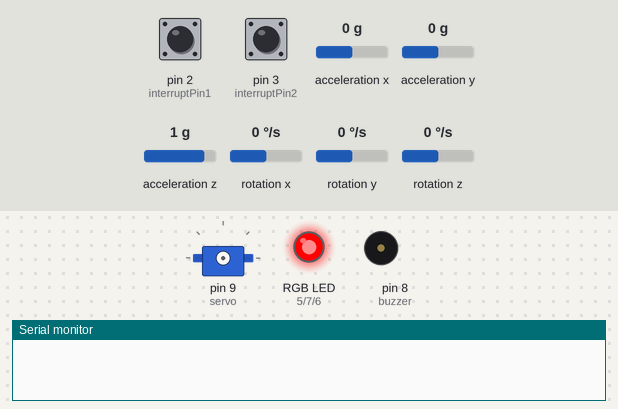
This sketch was run on a simulated Arduino Uno, built with avr-gcc and run on an emulated ATmega328P. Parts: servo, an RGB LED mixed from three pins (HIGH = lit), buzzer (waves = sounding, pin HIGH), the last lines printed to the serial monitor. Wiring (inferred from the names in the program): servo: signal pin 9. The inputs (shaded band) are chosen by the test bench; at power-on: pin 2 (interruptPin1) HIGH, pin 3 (interruptPin2) HIGH, acceleration x 0 g, acceleration y 0 g, acceleration z 1 g, rotation x 0 °/s, rotation y 0 °/s, rotation z 0 °/s. Servo pulses on a pin are drawn as a servo (544–2400 µs = 0–180°); pins used as bus, display or sensor lines are not drawn.

Above: at 1.2 s.
1.3 s: pin 2 (interruptPin1) pulled LOW for 0.15 s
At 2.2 s:
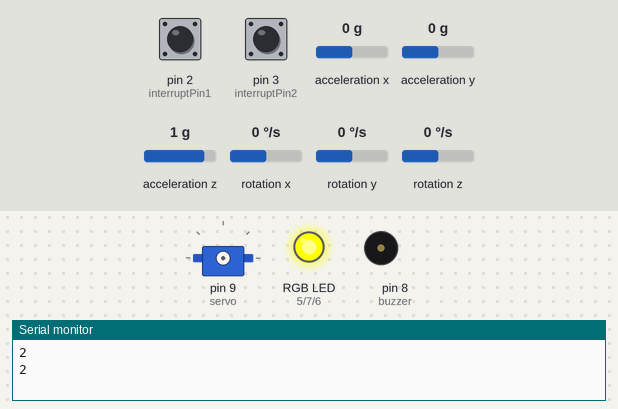
4.4 s: pin 3 (interruptPin2) pulled LOW for 0.15 s
At 7.2 s:
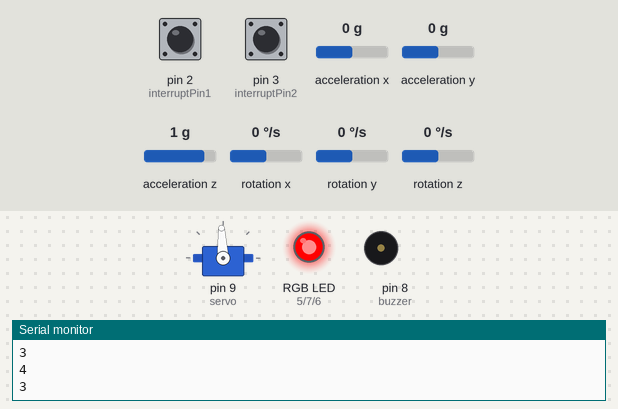
7.4 s: pin 2 (interruptPin1) pulled LOW for 1 s
At 10.94 s:
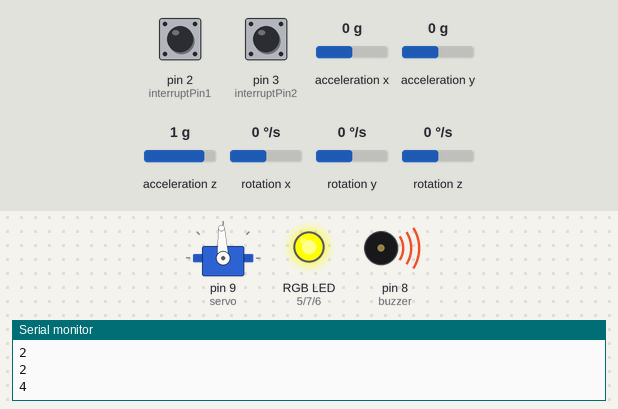
11.4 s: pin 2 (interruptPin1) pulled LOW for 3.2 s
Timing chart, 0 to 16.1 s (numbered marks = the images above; inputs shaded):
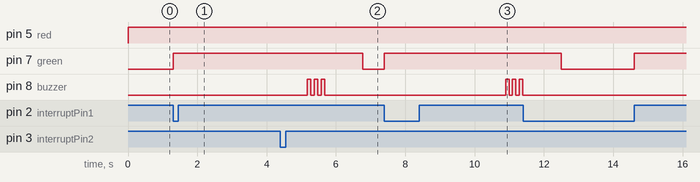

Measured:
- after the input at 1.3 s, pin 7 (green): LOW → HIGH at once
- after the input at 4.4 s, pin 7 (green): HIGH → LOW after 2.4 s instead of 2.0 s
- after the input at 7.4 s, pin 7 (green): LOW → HIGH at once; pin 8 (buzzer): alternates HIGH for 0.10 s and LOW for 0.10 s, starting after 3.5 s
- by itself, pin 8 (buzzer): alternates HIGH for 0.10 s and LOW for 0.10 s, 6 changes in all, then stays LOW

The sketch:

Briefcase_Code.ino
```cpp
// Gyroscope sensor and libraries were referenced from an arduino Motion Gesture Control video
// https://www.youtube.com/watch?v=7ZmmFVJ8dAI&list=LL&index=42&t=0s
#include "Wire.h"
#include "I2Cdev.h"
#include "MPU6050.h"


// Sensor Variables
MPU6050 mpu;
int16_t ax, ay, az;
int16_t gx, gy, gz;
unsigned int sensorarrayX[250]; // Saves information from the sensor into an array
unsigned int sensorarrayY[250]; // Saves information from sensor into an array;

// Supporting electronics Variables
int buzzer = 8; //Establishes buzzer pin
int green = 7;  //Establishes rgb pin
int blue = 6;   //Establishes rgb pin
int red = 5;    //Establishes rgb pin
int greenlight =0;  //Establishes for loop condition for the color indicatator on briefcase
int i; // Establishes counter for for while loop

// Servo Variables
int servo = 9;  //Establishes Servo


// Interupt Variables Referenced from Arduino article on interrupts
// https://www.arduino.cc/reference/en/language/functions/external-interrupts/attachinterrupt/
const byte interruptPin1 = 2;
const byte interruptPin2 = 3;
volatile byte state = LOW;
volatile int pn = 0;


void setup()
{
  Serial.begin(4800); // Baud Rate
  //Establishes conditions for GY521 Sensor
  Wire.begin();
  mpu.initialize();

// Establishes variables
  pinMode(buzzer, OUTPUT); // Establishes buzzer as output;
  pinMode(green, OUTPUT);  // Establishes rgb output
  pinMode(blue, OUTPUT);   // Establish rgb output
  pinMode(red,OUTPUT);     // Establishes rgb output
  pinMode(servo, OUTPUT);

// Establishing Interrupts
// Creates an interupt pin based on the change this starts the sensing for the sensor using a while loop
  pinMode(interruptPin1, INPUT_PULLUP);
  attachInterrupt(digitalPinToInterrupt(interruptPin1), turnon, CHANGE);

// Creates interrup pin to lock the suitcase based on change as well
  pinMode(interruptPin2, INPUT_PULLUP);
  attachInterrupt(digitalPinToInterrupt(interruptPin2), turnoff, CHANGE);
}


void loop(){

// LED indicator code, because its not in the while loop, it's always running and can identify when it's unlocked and locked
  if (greenlight == 1) { // Identifies what color the LED should be based on the greenlight indicator , if 1 == green
    digitalWrite(green, HIGH);
    digitalWrite(red, LOW);
  }
  else { //if not 1 == its red
    digitalWrite(red, HIGH);
    digitalWrite(green, LOW);
  }


// Until the first interrupt occurs, this while loop doesn't occur, When the interrupt occurs pn==1 allowing the sensor starts
// recording data into an array.
  while (pn ==1) { // Sensing starts once once the first button is pressed
    //Turns LED yellow
    digitalWrite(green,HIGH); //Assists in turning the LED yellow
    digitalWrite(red, HIGH);  //Assists in turning the LED yellow


// Reads Gyro Position
  for (int i=1;i<250;i++) {
    mpu.getMotion6(&ax, &ay, &az, &gx, &gy, &gz);
    sensorarrayX[i] = map(ax, -16000, 18000, 0, 180); // X axis data
    sensorarrayY[i] = map(ay, -17000, 17000, 0, 180);  // Y axis data
// NOTE: raw data ranges from map were found from seeing what raw input values were when first using the sensor

// Due to noise or the atypical inputs for the sensor, if the sensor picks up a fast movement outside the typical range of the
// raw value from the map, it retakes the data. This ensures that the code cannot be unlocked due to random shaking and that the
// input is very deliberate.
    if (sensorarrayX[i] > 180 || sensorarrayY[i] > 180) {
      sensorarrayX[i]=map(ax, -16000, 18000, 0, 180); // X axis data;
      sensorarrayY[i]=map(ay, -17000, 17000, 0, 180);  // Y axis data;
    }
    else {
    }
    delay(10); // Delays so the total time collecting data to allow the user to put in the password is roughly 2.5 seconds
    }

// Reading Sesnor Data - Done after collecting the array data above
// The reading is done using if and while loops. Each while loop represents reading one of the input directions (tilt left, right, forward, backwards).
// There are five inputs required to unlock the servo. For each input it goes through a while loop where it stays in and reads through the array until
// that input is reached. Then it leaves the while loop before entering another while loop and repeating the process. If it reads through the entire
// array before the while loops are done, they exist them and we know that because it left the while loop then the incorrect password was given.

    i=1; //initializes where to start reading (the first indice)
    while (sensorarrayY[i] > 45 && i < 250) { // Reads the array data, once it reads the correct gyro input from the array (or the array reaches its last indice) it exits the while loop
      i = i+1;
    }

    if (i < 250) {  // Reads second step based on how many were counted for in the first one, once it reads the correct gyro input from the array (or the array reaches its last indice), it exits the while loop
      while (sensorarrayX[i] > 45 && i < 250) { //gesture : up
        i = i+1;
      }
    }
    else {
      pn=0;
    }

    if (i < 250) {  // Reads third step based on how many were counted for in the first one, once it reads the correct gyro input from the array (or the array reaches its last indice), it exits the while loop
      while (sensorarrayX[i] < 135 && i < 250) { //gesture : up
        i = i+1;
      }
    }
    else {
      pn=0;
    }
    if (i < 250) {  // Reads fourth step based on how many were counted for in the first one, once it reads the correct gyro input from the array (or the array reaches its last indice), it exits the while loop
      while (sensorarrayX[i] > 45 && i < 250) { //gesture : up
        i = i+1;
      }
    }
    else {
      pn=0;
    }
    if (i < 250) {  // Reads fourth step based on how many were counted for in the first one, once it reads the correct gyro input from the array (or the array reaches its last indice), it exits the while loop
      while (sensorarrayY[i] < 135 && i < 250) { //gesture : up
        i = i+1;
      }
    }
    else {
      pn=0;
    }


// Case where the servo unlocks once it reads through the array and if it didn't reach the end of the array, then based on the while loops above the correct code is has been inputted and the servo unlocks
    if (i <250) { // If the for loop is true then the correct X/Y angles were given within the bounds of the array and the servo should unlock

    for(int i=1; i<2; i++) {    // Buzzes once for audio feedback
      digitalWrite(buzzer, HIGH);
      delay(100);
      digitalWrite(buzzer, LOW);
      delay(100);
    }
      for(int i=1; i<20;i++) { // PWM Servo Actuation
        digitalWrite(servo, HIGH);
        delayMicroseconds(700);
        digitalWrite(servo, LOW);
        delayMicroseconds(10000-700);
      }
      int unlock = 1; //Turns Lock Green in Processing
      String processing = String(unlock);
      Serial.println(processing);
      greenlight = 1;  // Turns LED green after it leaves the while loop
    }

    else { // If the incorrect input is given, the code will enter this else statement which displays a graphic on processing and activates a buzzer
      int unlock = 4;       // Unlock isn't 1,2, or 3 so it shows that the password is incorrect in Processing
      String processing =  String(unlock);
        Serial.println(processing);
    for (i=0;i<3;i++) {     //Buzzes three times for audio feedback
        digitalWrite(buzzer, HIGH);
        delay(100);
        digitalWrite(buzzer, LOW);
        delay(100);
    }
    delay(1000); // delays for 1 second before displaying the next processing screen
       unlock = 3; // Displays the Lock picture back on processing
      processing =  unlock;
      Serial.println(processing);
    }
    pn = 0; // Exits the while loop until the interrupt button is pressed again
  }
}


// Interupt Code
// Referenced from Arduino Website
// https://www.arduino.cc/reference/en/language/functions/external-interrupts/attachinterrupt/
// Once the button is pressed, the while in void loop initiates allowing the sensor to start reading data into the array
void turnon() { // Allows void loop to enter the while loop
    pn = 1; // Fulfills while loop
    int unlock = 2; // Turns Lock Yellow in Processing
    String processing = String(unlock);
    Serial.println(processing);
}

// Once the button is pressed, pn goes back to a value of 0 allowing the void loop to exit the while code and returns to a locked state
void turnoff() { // Locks Servo
    pn=0; // Makes sure to exits the while loop
    greenlight = 0; // Turns green light off if it was on
    for (int i=1; i<20; i++) { // PWM Servo Code to lock it
      digitalWrite(servo, HIGH);
      delayMicroseconds(1500);
      digitalWrite(servo, LOW);
      delayMicroseconds(10000-1500);
    }
    int unlock = 3; // Dislays Locked screen in Processing
    String processing = String(unlock);
    Serial.println(processing);
}
```
